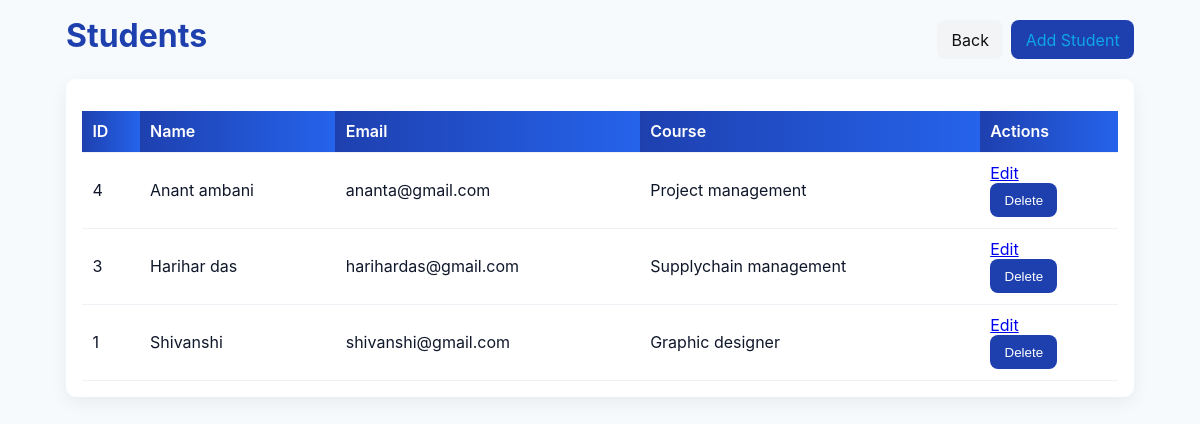
The app's page /students (signed in) with its own data.
### tables this page shows
CREATE TABLE students (
      id INTEGER PRIMARY KEY AUTOINCREMENT,
      name TEXT NOT NULL,
      email TEXT NOT NULL UNIQUE,
      course TEXT NOT NULL,
      created_at DATETIME DEFAULT CURRENT_TIMESTAMP
    );

### app.py (the view)
@app.route('/students')
def students():
  if not require_login():
    return redirect('/login')
  conn = get_db_connection()
  rows = conn.execute('SELECT id, name, email, course, created_at FROM students ORDER BY id DESC').fetchall()
  conn.close()
  students = [dict(r) for r in rows]
  return render_template('student.html', students=students)

### app.py (called while the page is built)
def get_db_connection():
  conn = sqlite3.connect(DB_PATH)
  conn.row_factory = sqlite3.Row
  return conn

def require_login():
  if not session.get('user_id'):
    return False
  return True

### Template/student.html (shortened to what this page needs)
<!doctype html>
<html lang="en">
<head>
</head>
  <link rel="stylesheet" href="{{ url_for('static', filename='style.css') }}">
</head>
<body class="container">
  <div class="topbar"><h1>Students</h1><div class="actions"><a href="/dashboard" class="btn secondary">Back</a><a class="btn" href="/students/add">Add Student</a></div></div>
  <div class="card">
  {% if students and students|length > 0 %}
    <table>
      <thead>
        <tr>
          <th>ID</th>
          <th>Name</th>
          <th>Email</th>
          <th>Course</th>
          <th>Actions</th>
        </tr>
      </thead>
      <tbody>
        {% for s in students %}
        <tr>
          <td>{{ s.id }}</td>
          <td>{{ s.name }}</td>
          <td>{{ s.email }}</td>
          <td>{{ s.course }}</td>
          <td>
            <a href="/students/edit/{{ s.id }}">Edit</a>
            <form method="post" action="/students/delete/{{ s.id }}" onsubmit="return confirm('Delete this student?');">
              <button type="submit">Delete</button>
            </form>
          </td>
        </tr>
        {% endfor %}
      </tbody>
    </table>
  {% else %}
    <p class="muted">No students found. <a href="/students/add">Add the first student</a>.</p>
  {% endif %}
  </div>
</body>
</html>

### Static/style.css (style rules this page uses)
:root { --bg:#f7fafc; --card:#ffffff; --muted:#6b7280; --accent:#0ea5e9; --primary:#1e40af; --danger:#dc2626; --max-width:1100px; }
* { box-sizing:border-box }
body { font-family:Inter, system-ui, -apple-system, "Segoe UI", Roboto, "Helvetica Neue", Arial; background:var(--bg); color:#0f172a; margin:0; padding:2rem; -webkit-font-smoothing:antialiased; }
.container { max-width:var(--max-width);margin:0 auto;padding:1rem }
h1,h2,h3 { color:var(--primary);margin:0 0 .5rem }
.topbar { display:flex;gap:1rem;align-items:center;justify-content:space-between;margin-bottom:1rem }
.topbar a { color:var(--accent);text-decoration:none }
.card { background:var(--card);border-radius:10px;padding:1rem;box-shadow:0 6px 18px rgba(2,6,23,0.06); }
form { display:block }
button, .btn { display:inline-flex;align-items:center;gap:.5rem;border:0;padding:.6rem .9rem;border-radius:8px;background:var(--primary);color:#fff;cursor:pointer }
.btn.secondary { background:#f3f4f6;color:#111 }
.actions { display:flex;gap:.5rem;align-items:center }
table { width:100%;border-collapse:collapse;margin-top:1rem }
th,td { padding:.65rem;border-bottom:1px solid #eef2f7;text-align:left }
th { background:linear-gradient(90deg,var(--primary),#2563eb);color:#fff;font-weight:600 }

### records on screen
students: id "4", name "Anant ambani", email "ananta@gmail.com", course "Project management"
students: id "3", name "Harihar das", email "harihardas@gmail.com", course "Supplychain management"
students: id "1", name "Shivanshi", email "shivanshi@gmail.com", course "Graphic designer"
